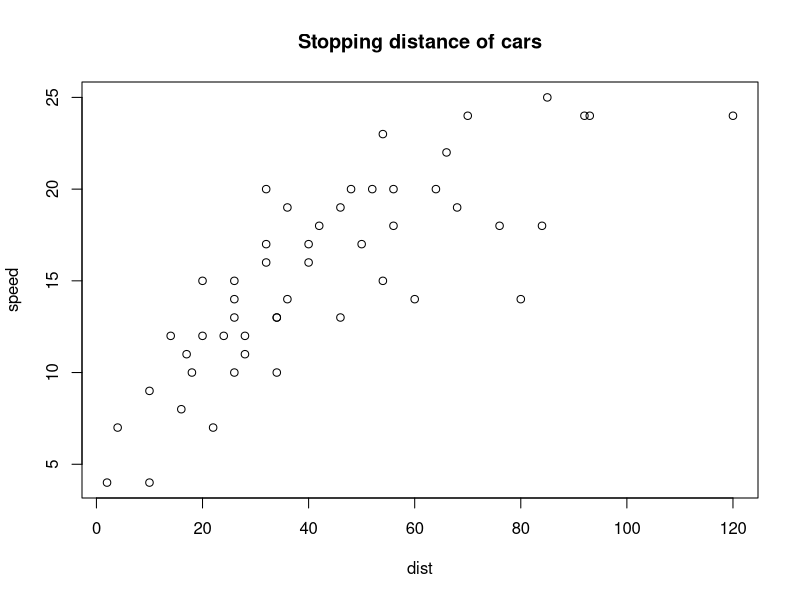
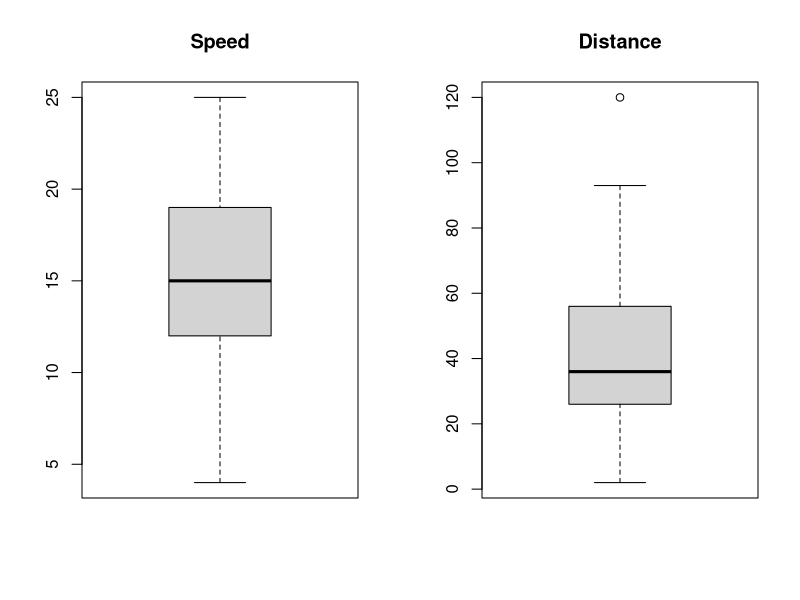
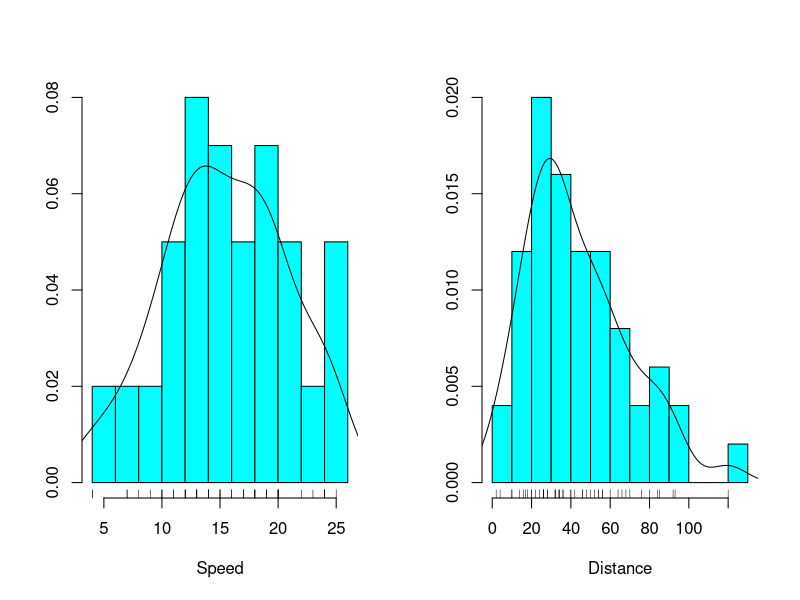
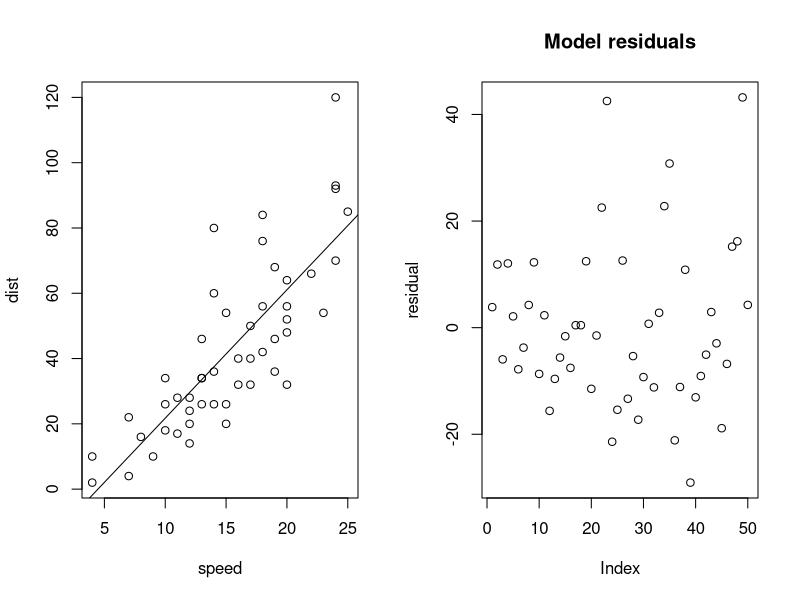
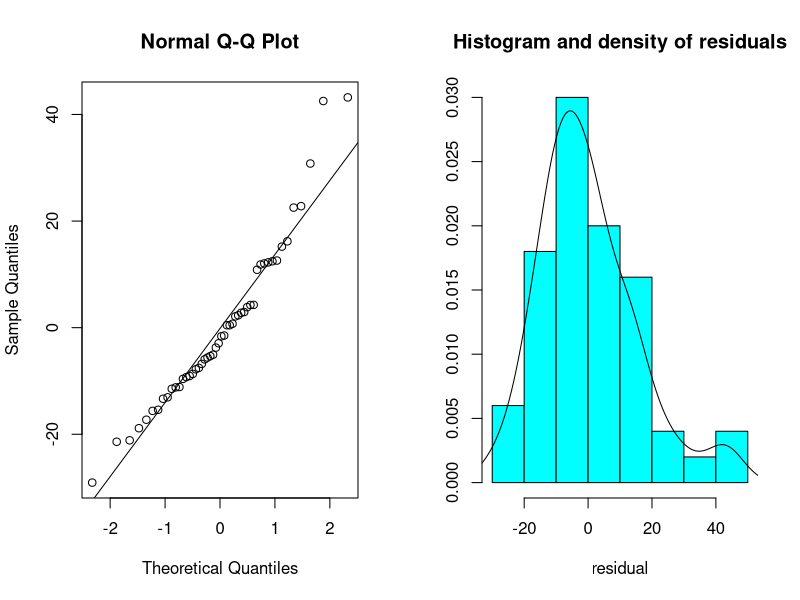

Source code (R) for these figures, in order:
## ---- chunk 1
knitr::opts_chunk$set(echo = TRUE)
## ---- chunk 2
with(cars, plot(dist, speed, main = "Stopping distance of cars"))
## ---- chunk 3
with(cars, cor(speed, dist))
## ---- chunk 4
par(mfrow = c(1, 2))
with(cars, boxplot(speed, main = "Speed"))
with(cars, boxplot(dist, main = "Distance"))
## ---- chunk 5
boxplot.stats(cars$dist)$out
## ---- chunk 6
cars[which(cars$dist %in% boxplot.stats(cars$dist)$out), ]
## ---- chunk 7
library(MASS)
truehist(cars$speed, nbins = 10, xlab = "Speed")
lines(density(cars$speed))
rug(cars$speed)
## ---- chunk 8
shapiro.test(cars$speed)
## ---- chunk 9
truehist(cars$dist, nbins = 10, xlab = "Distance")
lines(density(cars$dist))
rug(cars$dist)
## ---- chunk 10
shapiro.test(cars$dist)
## ---- chunk 11

m.1 <- lm(dist ~ speed, cars)
summary(m.1)
## ---- chunk 12
sum.x <- sum(cars$speed)
sum.y <- sum(cars$dist)
sum.x.sq <- sum(cars$speed^2)
sum.xy <- cars$speed %*% cars$dist
N <- nrow(cars)

den <- N * sum.x.sq - (sum.x)^2
num.1 <- N * sum.xy - sum.x * sum.y
num.0 <- sum.x.sq * sum.y - sum.x * sum.xy

beta.1 <- num.1/den
beta.0 <- num.0/den
cat(paste("Slope", round(beta.1, 4), "\n"))
cat(paste("Intercept", round(beta.0, 4), "\n"))
## ---- chunk 13
with(cars, plot(speed, dist))
abline(m.1)
## ---- chunk 14
plot(m.1$residuals, ylab = "residual", main = "Model residuals")
## ---- chunk 15
residual.mean <- mean(m.1$residuals)

# Subtracting 2 because we fitted 2 parameters, slope and the intercept
residual.df <- length(m.1$residuals) - 2 
residual.se <- sqrt(sum(m.1$residuals^2)/residual.df)
## ---- chunk 16
qqnorm(m.1$residuals)
qqline(m.1$residuals)
## ---- chunk 17
library(MASS)
truehist(m.1$residuals, xlab = "residual", main = "Histogram and density of residuals", nbins = 10)
lines(density(m.1$residuals))
## ---- chunk 18
shapiro.test(m.1$residuals)
## ---- chunk 19
x.bar <- mean(cars$speed)
ss.x <- sum((cars$speed - x.bar)^2)
N <- nrow(cars)

sigma.sq <- var(m.1$residuals) * (N-1)/(N-2)

se.beta.0 <- sqrt(sigma.sq * (1/N + x.bar^2/ss.x))
se.beta.1 <- sqrt(sigma.sq/ss.x)

cat(paste("Standard error of intercept:", round(se.beta.0, 0), "\n"))
cat(paste("Standard error of slope:", round(se.beta.1, 4), "\n"))
## ---- chunk 20
SS <- sum((cars$dist - mean(cars$dist))^2)
## ---- chunk 21
RSS <- sum((m.1$residuals - mean(m.1$residuals))^2)
## ---- chunk 22
ESS <- sum((fitted(m.1) - mean(fitted(m.1)))^2)
## ---- chunk 23
SS - (ESS + RSS)
## ---- chunk 24
R.sq <- ESS/SS
## ---- chunk 25
F.stat <- ESS/residual.se^2
df.num <- 1
df.den <- length(m.1$residuals) - 2
## ---- chunk 26
p.val <- df(F.stat, df.num, df.den)
